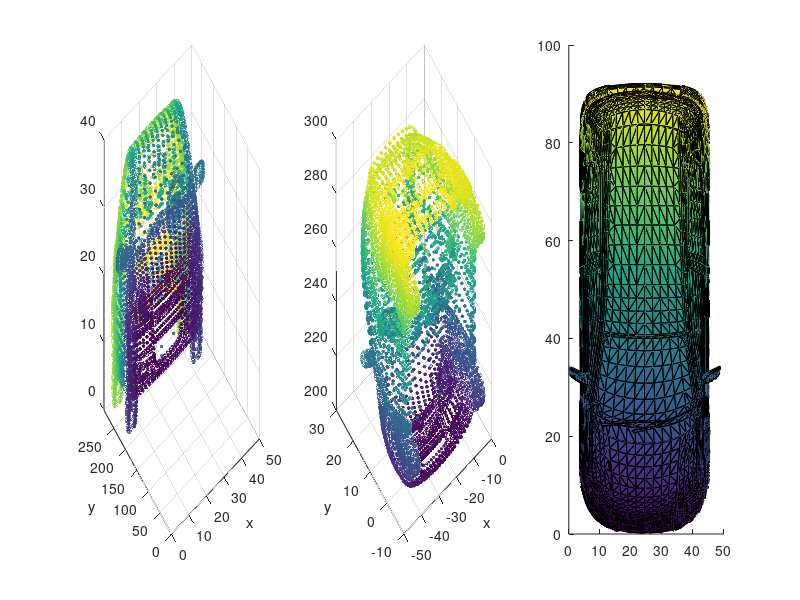
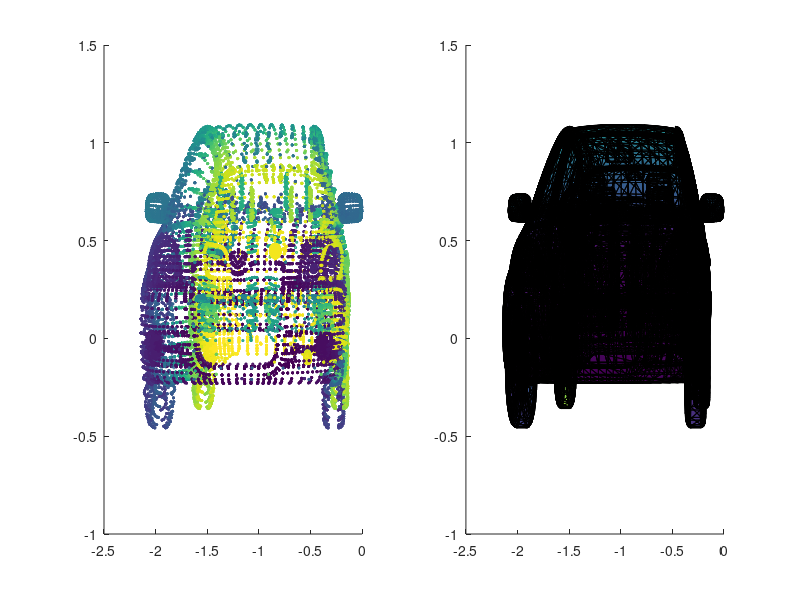

The MATLAB source for these figures, in order: (Note: this script raises an error after producing the figures.)
load('mesh')

camera = [0; 0; 10];
p=0;
t=0;
d=10;        % image plane

M = [cos(p) sin(p) 0
-sin(p)*sin(t) cos(p)*sin(t) -cos(t)
-sin(p)*cos(t) cos(p)*cos(t) sin(t)];

M = [0 0 1; 0 -1 0; 1 0 0];
M = [-1 0 0; 0 0 1; 0 1 0];


Rt = [M [0;0;0]; 0 0 0 1];

vertices = mesh.vertices';
vertices(2,:) = vertices(2,:)+200;

% vertices = vertices - repmat(camera, 1, size(vertices,2));
verticesh = [vertices-repmat(camera,1,size(vertices,2)); ones(1, size(vertices,2))];
camera_coord = Rt * verticesh;

projection = [1 0 0 0; 0 1 0 0; 0 0 1/d 0];

image_coord = projection * camera_coord;
image_coord = image_coord(1:2,:)./repmat(image_coord(3,:),2,1);

d_from_camera = sqrt(sum((vertices - repmat(camera,1,size(vertices,2))).^2,1));

figure; 

subplot(131);
scatter3(vertices(1,:), vertices(2,:), vertices(3,:), 2, d_from_camera); xlabel('x'); ylabel('y');
ylim([0, max(vertices(2,:))]);

subplot(132);
scatter3(camera_coord(1,:), camera_coord(2,:), camera_coord(3,:), 2, d_from_camera); xlabel('x'); ylabel('y');

subplot(133);
patch('faces',mesh.faces,'vertices',mesh.vertices,'facevertexcdata',d_from_camera', 'FaceColor','interp');


%%
figure
subplot(121);
scatter(image_coord(1,:), image_coord(2,:), 2, d_from_camera);

faces=mesh.faces;
face_dist = min(d_from_camera(faces),[], 2);
[~, face_sind] = sort(face_dist,'descend');

% newfaces = zeros(0,3);
% K = [];
% 
% xa = [];
% ya = [];
% for i=1:numel(face_sind)
%     face = faces(face_sind(i),:);
%     [xb, yb] = polybool('union', xa, ya, image_coord(1,face), image_coord(2,face));
%     if isequal(xb,xa) && isequal(yb,ya)
%         continue
%     else
%         xa = xb; ya = yb;
%         newfaces = [newfaces; face];
%     end
% end
subplot(122);
patch('faces',faces(face_sind,:),'vertices',image_coord','facevertexcdata',d_from_camera', 'FaceColor','interp');
hold on; plot(image_coord(1,K),image_coord(2,K),'r-')
%%
subplot(155);
x=HPR(camera_coord(1:3,:)', camera',1e-5);
scatter(image_coord(1,x), image_coord(2,x), 2, d_from_camera(x));


% 
% verticesh = [vertices, ones(size(vertices,1),1)]';
% E=[1 0 0 0; 0 1 0 0; 0 0 1 0];
% ih = E*verticesh;
% i = ih(1:2,:)./repmat(ih(3,:),2,1);